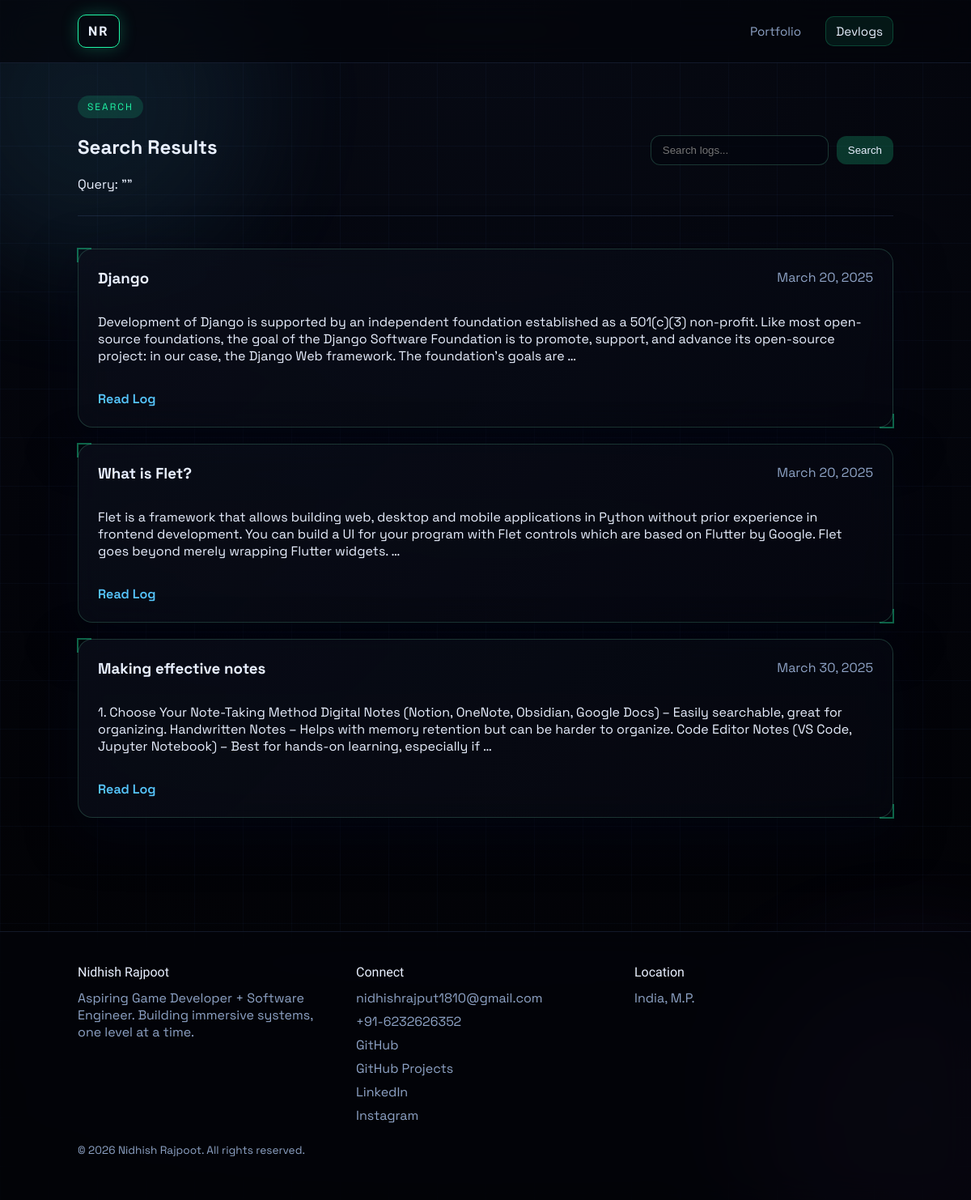
The app's page /blog/search/ with its own data.
### posts/models.py (models this page shows, shortened)
class Post(models.Model):
    title = models.CharField(max_length=200)
    body = models.TextField()
    created_at = models.DateTimeField(auto_now_add=True)
    image = models.ImageField(upload_to='post_images/', null=True, blank=True)

### posts/views.py (the view)
# urls.py: path('search/', views.search_posts, name='search_posts'),
def search_posts(request):
    query = request.GET.get('q', '')
    if query:
        posts = Post.objects.filter(title__icontains=query) | Post.objects.filter(body__icontains=query)
    else:
        posts = Post.objects.all()
    return render(request, 'posts/search_results.html', {'posts': posts, 'query': query})

### portfolio/context_processors.py (called while the page is built)
def site_links(request):
    return {"site_links": getattr(settings, "PORTFOLIO_LINKS", {})}

### templates/posts/search_results.html (shortened to what this page needs)
{% extends "base.html" %}
{% block content %}
<section class="page-hero compact">
  <div class="page-hero-content">
    <div class="hero-badge">Search</div>
    <h1>Search Results</h1>
    <p>Query: "{{ query }}"</p>
  </div>
  <div class="page-hero-actions">
    <form method="get" action="{% url 'search_posts' %}" class="search-bar">
      <input type="text" name="q" value="{{ query }}" placeholder="Search logs..." />
      <button type="submit">Search</button>
    </form>
  </div>
</section>
<section class="section-block">
  <div class="timeline">
    {% for post in posts %}
    <article class="timeline-item hud-panel blog-tile">
      <div class="card-header">
        <h3><a href="{% url 'post_detail' post.id %}">{{ post.title }}</a></h3>
        <span class="muted">{{ post.created_at|date:"F d, Y" }}</span>
      </div>
      <div class="blog-excerpt">
        {{ post.body|truncatewords:45|linebreaks }}
      </div>
      <a class="link-inline" href="{% url 'post_detail' post.id %}">Read Log</a>
    </article>
    {% empty %}
    <div class="hud-panel">
      <p>No results. Try another search term.</p>
    </div>
    {% endfor %}
  </div>
</section>
{% endblock %}

### static/css/main.css (style rules this page uses)
:root { --bg: #020205; --bg-elev: #060811; --bg-soft: #0b0f1c; --panel: rgba(8, 10, 18, 0.65); --line: rgba(120, 255, 200, 0.18); --accent: #20f7a7; --accent-2: #57c7ff; --accent-3: #a96bff; --danger: #ff5a6e; --text: #e9f0ff; --muted: #8ea3c6; --shadow: 0 20px 60px rgba(2, 5, 20, 0.6); --glow: 0 0 20px rgba(32, 247, 167, 0.25); --radius: 18px; }
*, *::before, *::after { box-sizing: border-box; }
body { margin: 0; font-family: "Space Grotesk", "Segoe UI", system-ui, sans-serif; background: radial-gradient(circle at top, #070a14 0%, #03040a 55%, #010102 100%); color: var(--text); min-height: 100vh; }
a { color: inherit; text-decoration: none; }
.hero-badge { display: inline-flex; padding: 6px 12px; border-radius: 999px; background: rgba(32, 247, 167, 0.15); color: var(--accent); font-size: 0.75rem; letter-spacing: 2px; text-transform: uppercase; }
.hud-panel { position: relative; background: linear-gradient(135deg, rgba(12, 16, 28, 0.7), rgba(6, 8, 18, 0.6)); padding: 24px; border-radius: var(--radius); border: 1px solid rgba(120, 255, 200, 0.18); box-shadow: var(--shadow); backdrop-filter: blur(18px); }
.hud-panel::before, .hud-panel::after { content: ""; position: absolute; width: 18px; height: 18px; border: 2px solid rgba(32, 247, 167, 0.4); }
.hud-panel::before { top: -2px; left: -2px; border-right: none; border-bottom: none; }
.hud-panel::after { bottom: -2px; right: -2px; border-left: none; border-top: none; }
.section-block { margin-bottom: 60px; }
.page-hero { display: flex; flex-wrap: wrap; justify-content: space-between; gap: 24px; margin-bottom: 40px; }
.page-hero.compact { padding-bottom: 12px; border-bottom: 1px solid rgba(90, 120, 180, 0.2); }
.page-hero-actions { display: flex; align-items: center; gap: 16px; flex-wrap: wrap; }
.card-header { display: flex; align-items: center; justify-content: space-between; gap: 12px; }
.card-header h3 { margin: 0; }
.link-inline { color: var(--accent-2); font-weight: 600; }
.muted { color: var(--muted); }
.timeline { display: grid; gap: 20px; }
.search-bar { display: flex; gap: 10px; align-items: center; }
.search-bar input { min-width: 220px; padding: 10px 14px; border-radius: 12px; border: 1px solid rgba(120, 255, 200, 0.2); background: rgba(3, 6, 14, 0.6); color: var(--text); }
.search-bar button { padding: 10px 14px; border-radius: 12px; border: none; background: rgba(32, 247, 167, 0.2); color: var(--text); cursor: pointer; }
.blog-tile { display: grid; gap: 16px; }
.blog-tile .card-header { align-items: flex-start; }
.hud-panel, .project-card, .blog-card { transition: transform 0.2s ease, box-shadow 0.2s ease, border-color 0.2s ease; }

### records on screen
Post: title "Django", created_at "March 20, 2025", body "Development of Django is supported by an independent foundation established as a 501(c)(3) non-profit. Like most open-source foundations, the goal of the Django Software Foundation is to promote, support, and advance its open-source project: in our case, the Django Web framework. The foundation's goals are …"
Post: title "What is Flet?", created_at "March 20, 2025", body "Flet is a framework that allows building web, desktop and mobile applications in Python without prior experience in frontend development. You can build a UI for your program with Flet controls which are based on Flutter by Google. Flet goes beyond merely wrapping Flutter widgets. …"
Post: title "Making effective notes", created_at "March 30, 2025", body "1. Choose Your Note-Taking Method Digital Notes (Notion, OneNote, Obsidian, Google Docs) – Easily searchable, great for organizing. Handwritten Notes – Helps with memory retention but can be harder to organize. Code Editor Notes (VS Code, Jupyter Notebook) – Best for hands-on learning, especially if …"

### other values on screen
{{ site_links.email }} "nidhishrajput1810@gmail.com"
{{ site_links.phone }} "+91-6232626352"
